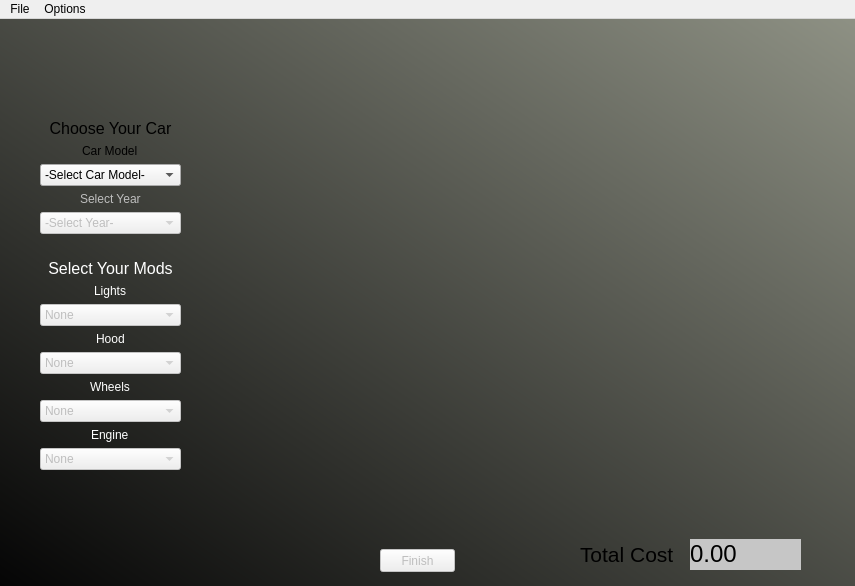
<?xml version="1.0" encoding="UTF-8"?>
<ui version="4.0">
 <class>Projects</class>
 <widget class="QMainWindow" name="Projects">
  <property name="geometry">
   <rect>
    <x>0</x>
    <y>0</y>
    <width>855</width>
    <height>586</height>
   </rect>
  </property>
  <property name="minimumSize">
   <size>
    <width>855</width>
    <height>586</height>
   </size>
  </property>
  <property name="maximumSize">
   <size>
    <width>855</width>
    <height>586</height>
   </size>
  </property>
  <property name="windowTitle">
   <string>CarModz</string>
  </property>
  <property name="toolTip">
   <string/>
  </property>
  <property name="styleSheet">
   <string notr="true">QMainWindow{
background-color: qlineargradient(spread:pad, x1:0, y1:1, x2:1, y2:0, stop:0 rgba(5, 5, 5, 255), stop:1 rgba(144, 147, 134, 255));
}</string>
  </property>
  <property name="tabShape">
   <enum>QTabWidget::Rounded</enum>
  </property>
  <widget class="QWidget" name="centralwidget">
   <widget class="QWidget" name="verticalLayoutWidget_9">
    <property name="geometry">
     <rect>
      <x>40</x>
      <y>100</y>
      <width>141</width>
      <height>351</height>
     </rect>
    </property>
    <layout class="QVBoxLayout" name="verticalLayout_9">
     <property name="sizeConstraint">
      <enum>QLayout::SetDefaultConstraint</enum>
     </property>
     <item>
      <layout class="QVBoxLayout" name="verticalLayout_7">
       <property name="sizeConstraint">
        <enum>QLayout::SetDefaultConstraint</enum>
       </property>
       <item>
        <widget class="QLabel" name="label_7">
         <property name="text">
          <string>&lt;html&gt;&lt;head/&gt;&lt;body&gt;&lt;p align=&quot;center&quot;&gt;&lt;span style=&quot; font-size:12pt;&quot;&gt;Choose Your Car&lt;/span&gt;&lt;/p&gt;&lt;/body&gt;&lt;/html&gt;</string>
         </property>
        </widget>
       </item>
       <item>
        <layout class="QVBoxLayout" name="verticalLayout_2">
         <property name="sizeConstraint">
          <enum>QLayout::SetDefaultConstraint</enum>
         </property>
         <item>
          <layout class="QVBoxLayout" name="verticalLayout">
           <item alignment="Qt::AlignHCenter">
            <widget class="QLabel" name="label">
             <property name="text">
              <string>Car Model</string>
             </property>
            </widget>
           </item>
           <item>
            <widget class="QComboBox" name="modelSelection">
             <property name="currentIndex">
              <number>0</number>
             </property>
             <property name="frame">
              <bool>true</bool>
             </property>
             <item>
              <property name="text">
               <string>-Select Car Model-</string>
              </property>
             </item>
             <item>
              <property name="text">
               <string>Honda Civic</string>
              </property>
             </item>
            </widget>
           </item>
          </layout>
         </item>
         <item alignment="Qt::AlignHCenter">
          <widget class="QLabel" name="label_2">
           <property name="enabled">
            <bool>false</bool>
           </property>
           <property name="text">
            <string>Select Year</string>
           </property>
          </widget>
         </item>
         <item>
          <widget class="QComboBox" name="yearSelection">
           <property name="enabled">
            <bool>false</bool>
           </property>
           <item>
            <property name="text">
             <string>-Select Year-</string>
            </property>
           </item>
           <item>
            <property name="text">
             <string>2006</string>
            </property>
           </item>
          </widget>
         </item>
        </layout>
       </item>
      </layout>
     </item>
     <item>
      <layout class="QVBoxLayout" name="verticalLayout_8">
       <item>
        <spacer name="verticalSpacer">
         <property name="orientation">
          <enum>Qt::Vertical</enum>
         </property>
         <property name="sizeHint" stdset="0">
          <size>
           <width>20</width>
           <height>40</height>
          </size>
         </property>
        </spacer>
       </item>
       <item>
        <widget class="QLabel" name="label_8">
         <property name="text">
          <string>&lt;html&gt;&lt;head/&gt;&lt;body&gt;&lt;p align=&quot;center&quot;&gt;&lt;span style=&quot; font-size:12pt; color:#ffffff;&quot;&gt;Select Your Mods&lt;/span&gt;&lt;/p&gt;&lt;/body&gt;&lt;/html&gt;</string>
         </property>
        </widget>
       </item>
       <item>
        <layout class="QVBoxLayout" name="verticalLayout_3">
         <item alignment="Qt::AlignHCenter">
          <widget class="QLabel" name="label_3">
           <property name="enabled">
            <bool>false</bool>
           </property>
           <property name="text">
            <string>&lt;html&gt;&lt;head/&gt;&lt;body&gt;&lt;p&gt;&lt;span style=&quot; color:#ffffff;&quot;&gt;Lights&lt;/span&gt;&lt;/p&gt;&lt;/body&gt;&lt;/html&gt;</string>
           </property>
          </widget>
         </item>
         <item>
          <widget class="QComboBox" name="lightSelection">
           <property name="enabled">
            <bool>false</bool>
           </property>
           <item>
            <property name="text">
             <string>None</string>
            </property>
           </item>
           <item>
            <property name="text">
             <string>Lights Mod 1</string>
            </property>
           </item>
           <item>
            <property name="text">
             <string>Lights Mod 2</string>
            </property>
           </item>
          </widget>
         </item>
        </layout>
       </item>
       <item>
        <layout class="QVBoxLayout" name="verticalLayout_5">
         <item alignment="Qt::AlignHCenter">
          <widget class="QLabel" name="label_5">
           <property name="enabled">
            <bool>false</bool>
           </property>
           <property name="text">
            <string>&lt;html&gt;&lt;head/&gt;&lt;body&gt;&lt;p&gt;&lt;span style=&quot; color:#ffffff;&quot;&gt;Hood&lt;/span&gt;&lt;/p&gt;&lt;/body&gt;&lt;/html&gt;</string>
           </property>
          </widget>
         </item>
         <item>
          <widget class="QComboBox" name="hoodSelection">
           <property name="enabled">
            <bool>false</bool>
           </property>
           <item>
            <property name="text">
             <string>None</string>
            </property>
           </item>
           <item>
            <property name="text">
             <string>Hood Mod 1</string>
            </property>
           </item>
          </widget>
         </item>
        </layout>
       </item>
       <item>
        <layout class="QVBoxLayout" name="verticalLayout_4">
         <item alignment="Qt::AlignHCenter">
          <widget class="QLabel" name="label_4">
           <property name="enabled">
            <bool>false</bool>
           </property>
           <property name="text">
            <string>&lt;html&gt;&lt;head/&gt;&lt;body&gt;&lt;p&gt;&lt;span style=&quot; color:#ffffff;&quot;&gt;Wheels&lt;/span&gt;&lt;/p&gt;&lt;/body&gt;&lt;/html&gt;</string>
           </property>
          </widget>
         </item>
         <item>
          <widget class="QComboBox" name="wheelSelection">
           <property name="enabled">
            <bool>false</bool>
           </property>
           <item>
            <property name="text">
             <string>None</string>
            </property>
           </item>
           <item>
            <property name="text">
             <string>Wheels Mod 1</string>
            </property>
           </item>
           <item>
            <property name="text">
             <string>Wheels Mod 2</string>
            </property>
           </item>
          </widget>
         </item>
        </layout>
       </item>
       <item>
        <layout class="QVBoxLayout" name="verticalLayout_6">
         <item alignment="Qt::AlignHCenter">
          <widget class="QLabel" name="label_6">
           <property name="enabled">
            <bool>false</bool>
           </property>
           <property name="text">
            <string>&lt;html&gt;&lt;head/&gt;&lt;body&gt;&lt;p&gt;&lt;span style=&quot; color:#ffffff;&quot;&gt;Engine&lt;/span&gt;&lt;/p&gt;&lt;/body&gt;&lt;/html&gt;</string>
           </property>
          </widget>
         </item>
         <item>
          <widget class="QComboBox" name="engineSelection">
           <property name="enabled">
            <bool>false</bool>
           </property>
           <item>
            <property name="text">
             <string>None</string>
            </property>
           </item>
           <item>
            <property name="text">
             <string>Engine Mod 1</string>
            </property>
           </item>
          </widget>
         </item>
        </layout>
       </item>
      </layout>
     </item>
    </layout>
   </widget>
   <widget class="QLabel" name="calculatorLabel">
    <property name="geometry">
     <rect>
      <x>580</x>
      <y>520</y>
      <width>101</width>
      <height>31</height>
     </rect>
    </property>
    <property name="font">
     <font>
      <pointsize>16</pointsize>
      <weight>50</weight>
      <bold>false</bold>
      <underline>false</underline>
     </font>
    </property>
    <property name="text">
     <string>Total Cost</string>
    </property>
   </widget>
   <widget class="QLabel" name="calcDisplay">
    <property name="enabled">
     <bool>true</bool>
    </property>
    <property name="geometry">
     <rect>
      <x>690</x>
      <y>520</y>
      <width>111</width>
      <height>31</height>
     </rect>
    </property>
    <property name="font">
     <font>
      <pointsize>18</pointsize>
     </font>
    </property>
    <property name="mouseTracking">
     <bool>false</bool>
    </property>
    <property name="toolTip">
     <string>Include tax by changing calculator settings from the options menu.</string>
    </property>
    <property name="styleSheet">
     <string notr="true">QLabel{
background-color:rgb(198, 198, 198);
}</string>
    </property>
    <property name="text">
     <string>0.00</string>
    </property>
    <property name="textInteractionFlags">
     <set>Qt::LinksAccessibleByMouse|Qt::TextSelectableByMouse</set>
    </property>
   </widget>
   <widget class="QPushButton" name="finishButton">
    <property name="enabled">
     <bool>false</bool>
    </property>
    <property name="geometry">
     <rect>
      <x>380</x>
      <y>530</y>
      <width>75</width>
      <height>23</height>
     </rect>
    </property>
    <property name="text">
     <string>Finish</string>
    </property>
   </widget>
   <widget class="QLabel" name="baseLayer">
    <property name="geometry">
     <rect>
      <x>220</x>
      <y>130</y>
      <width>600</width>
      <height>300</height>
     </rect>
    </property>
    <property name="text">
     <string/>
    </property>
    <property name="pixmap">
     <pixmap resource="resources.qrc">:/Photos/defaultcar.png</pixmap>
    </property>
    <property name="scaledContents">
     <bool>true</bool>
    </property>
   </widget>
   <widget class="QLabel" name="logo">
    <property name="geometry">
     <rect>
      <x>240</x>
      <y>10</y>
      <width>411</width>
      <height>71</height>
     </rect>
    </property>
    <property name="text">
     <string/>
    </property>
    <property name="pixmap">
     <pixmap resource="resources.qrc">:/Photos/carmodz.png</pixmap>
    </property>
    <property name="scaledContents">
     <bool>true</bool>
    </property>
   </widget>
   <widget class="QLabel" name="hoodLayer">
    <property name="geometry">
     <rect>
      <x>220</x>
      <y>130</y>
      <width>600</width>
      <height>300</height>
     </rect>
    </property>
    <property name="text">
     <string/>
    </property>
    <property name="scaledContents">
     <bool>true</bool>
    </property>
   </widget>
   <widget class="QLabel" name="lightsLayer">
    <property name="geometry">
     <rect>
      <x>220</x>
      <y>130</y>
      <width>600</width>
      <height>300</height>
     </rect>
    </property>
    <property name="text">
     <string/>
    </property>
    <property name="scaledContents">
     <bool>true</bool>
    </property>
   </widget>
   <widget class="QLabel" name="wheelLayer">
    <property name="geometry">
     <rect>
      <x>220</x>
      <y>130</y>
      <width>600</width>
      <height>300</height>
     </rect>
    </property>
    <property name="text">
     <string/>
    </property>
    <property name="scaledContents">
     <bool>true</bool>
    </property>
   </widget>
   <zorder>verticalLayoutWidget_9</zorder>
   <zorder>calculatorLabel</zorder>
   <zorder>calcDisplay</zorder>
   <zorder>finishButton</zorder>
   <zorder>baseLayer</zorder>
   <zorder>logo</zorder>
   <zorder>lightsLayer</zorder>
   <zorder>wheelLayer</zorder>
   <zorder>hoodLayer</zorder>
  </widget>
  <widget class="QMenuBar" name="menubar">
   <property name="geometry">
    <rect>
     <x>0</x>
     <y>0</y>
     <width>855</width>
     <height>21</height>
    </rect>
   </property>
   <widget class="QMenu" name="menuFile">
    <property name="title">
     <string>File</string>
    </property>
    <addaction name="actionSave_Project"/>
    <addaction name="actionLoad_Project"/>
   </widget>
   <widget class="QMenu" name="menuOptions">
    <property name="title">
     <string>Options</string>
    </property>
    <widget class="QMenu" name="menuCalculator">
     <property name="title">
      <string>Calculator</string>
     </property>
     <addaction name="actionInclude_Tax"/>
     <addaction name="actionSet_Budget"/>
    </widget>
    <addaction name="menuCalculator"/>
   </widget>
   <addaction name="menuFile"/>
   <addaction name="menuOptions"/>
  </widget>
  <action name="actionSave_Project">
   <property name="text">
    <string>Save Project</string>
   </property>
  </action>
  <action name="actionLoad_Project">
   <property name="text">
    <string>Load Project</string>
   </property>
  </action>
  <action name="actionInclude_Tax">
   <property name="checkable">
    <bool>true</bool>
   </property>
   <property name="text">
    <string>Include Tax</string>
   </property>
  </action>
  <action name="actionSet_Budget">
   <property name="text">
    <string>Set Budget</string>
   </property>
  </action>
 </widget>
 <resources>
  <include location="resources.qrc"/>
 </resources>
 <connections/>
</ui>
